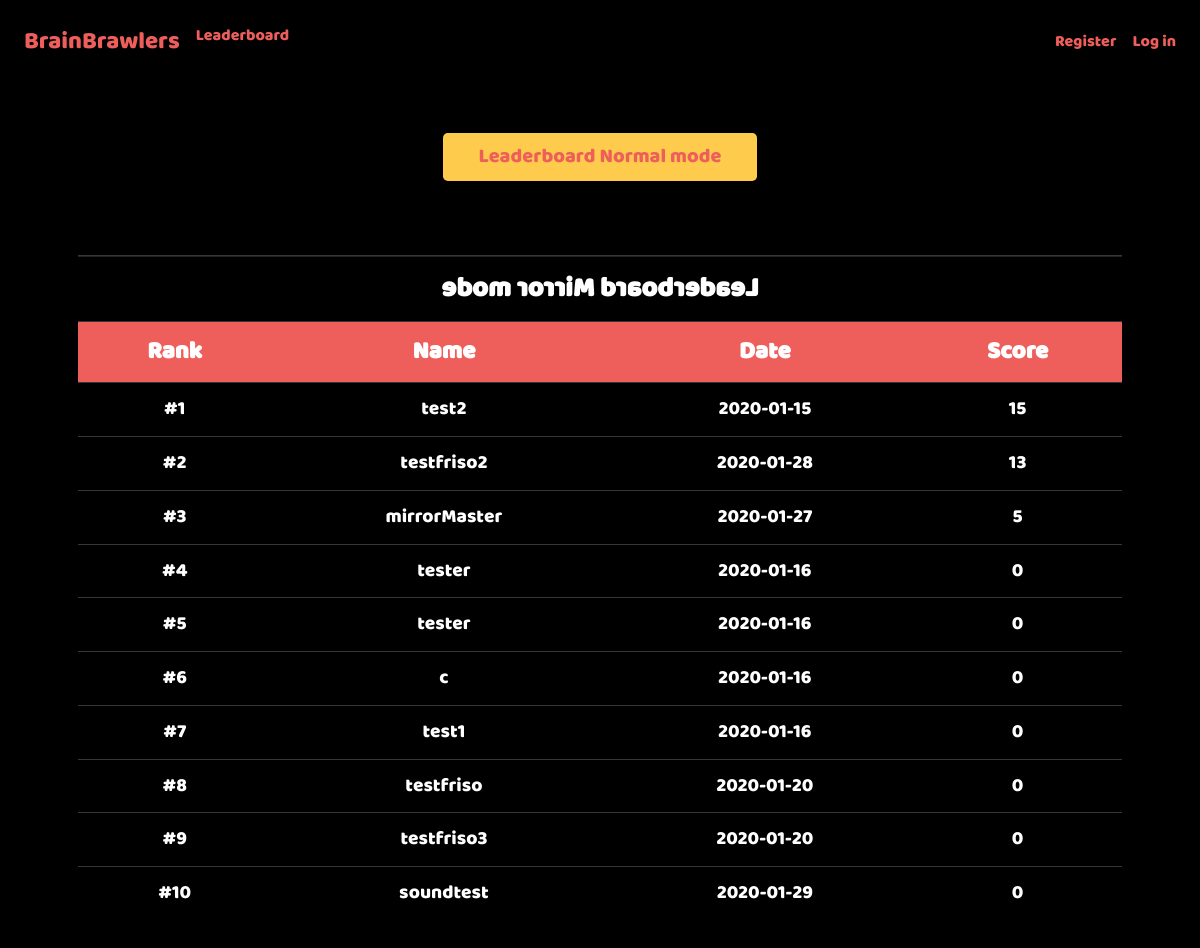
/leaderboard_mirror, run on the app's committed database.
### tables this page shows
CREATE TABLE 'users' ('id' integer PRIMARY KEY AUTOINCREMENT NOT NULL, 'username' text NOT NULL, 'hash' text NOT NULL, 'highscore' integer NOT NULL, 'date'  date NOT NULL DEFAULT CURRENT_DATE  , 'highscore_mirror' integer);

### application.py (the view)
@app.route("/leaderboard_mirror")
def leaderboard_mirror():
    highscores = get_db(["*"], "users", None, None, ["highscore_mirror DESC", "date"])
    highscores = [(i+1, highscores[i]) for i in range(len(highscores))]
    if len(highscores) > 50:
        highscores = [(i+1, highscores[i]) for i in range(50)]
    return render_template("game/leaderboard_mirror.html", highscores=highscores)

### application.py (called while the page is built)
@app.after_request
def after_request(response):
    response.headers["Cache-Control"] = "no-cache, no-store, must-revalidate"
    response.headers["Expires"] = 0
    response.headers["Pragma"] = "no-cache"
    return response

### helpers.py (called while the page is built)
def get_db(items, table, key, value, order=None):
    string = "SELECT "
    if order == "friends":
        return db.execute("SELECT friendname FROM friends WHERE user_id= :user_id AND friendname= :friendname"
        , user_id=value[0], friendname=value[1])
    for item in items:
        if item != items[0]:
            string += ", "
        string += str(item)
    string += " FROM " + table
    if key != None and value != None:
        string += " WHERE " + key + "= :key"
    if order != None:
        string += " ORDER BY"
        for item in order:
           string += " " + item
           if item != order[-1]:
               string += ","
        string += ";"
    if key != None:
        return db.execute(string, key=str(value))
    return db.execute(string)

### templates/game/leaderboard_mirror.html (shortened to what this page needs)
{% extends "layout.html" %}
{% block css %}
<link href="/static/css/index_style.css" rel="stylesheet">
<link href="/static/css/leaderboard.css" rel="stylesheet">
{% endblock %}
{% block main %}
    <p>
        <br>
        <br>
    </p>
    <a href="/leaderboard"><button class="btn btn-lg" style="width:30%">Leaderboard Normal mode</button></a>
    <p>
        <br>
        <br>
    </p>
    <table id=table class="table table-dark" style="width:100%">
        <tr>
            <th id="reverseTitle" colspan="4">Leaderboard Mirror mode</th>
        </tr>
        <tr>
            <th>Rank</th>
            <th>Name</th>
            <th>Date</th>
            <th>Score</th>
        </tr>
        <tr>
    {% for (rank, highscore) in highscores %}
            <td>#{{ rank }}</td>
            <td>{{ highscore.username }}</td>
            <td>{{ highscore.date }}</td>
            <td>{{ highscore.highscore_mirror }}</td>
        </tr>
    {% endfor %}
    </table>
{% endblock %}

### static/css/basic_style.css (style rules this page uses)
body { background-color: #000000; }
.btn { width: 150px; font-family: Baloo Regular, Baloo; text-align: center; color: #ee5f5b; background-color: #fecb4c; margin-top: 2%; margin-bottom: 1%; }

### static/css/index_style.css (style rules this page uses)
.btn { margin-left: 2%; margin-right: 2%; }

### static/css/leaderboard.css (style rules this page uses)
#table { margin-left:auto; margin-right:auto; color: white; font-family: Baloo Regular, Baloo; }
th { background-color: #ee5f5b; font-size: 150%; font-weight: bold; }
td { background-color: black; font-size: 120%; }
#reverseTitle { -moz-transform: scale(-1, 1); -webkit-transform: scale(-1, 1); -o-transform: scale(-1, 1); -ms-transform: scale(-1, 1); transform: scale(-1, 1); background-color: black; font-size: 170%; }

### data on the page
users: rank "1", username "test2", date "2020-01-15", highscore_mirror "15"
users: rank "2", username "testfriso2", date "2020-01-28", highscore_mirror "13"
users: highscore "3", username "mirrorMaster", date "2020-01-27", highscore_mirror "5"
users: rank "4", username "tester", date "2020-01-16", highscore_mirror "0"
users: rank "5", username "tester", date "2020-01-16", highscore_mirror "0"
users: rank "6", username "c", date "2020-01-16", highscore_mirror "0"
users: rank "7", username "test1", date "2020-01-16", highscore_mirror "0"
users: rank "8", username "testfriso", date "2020-01-20", highscore_mirror "0"
users: rank "9", username "testfriso3", date "2020-01-20", highscore_mirror "0"
users: rank "10", username "soundtest", date "2020-01-29", highscore_mirror "0"
